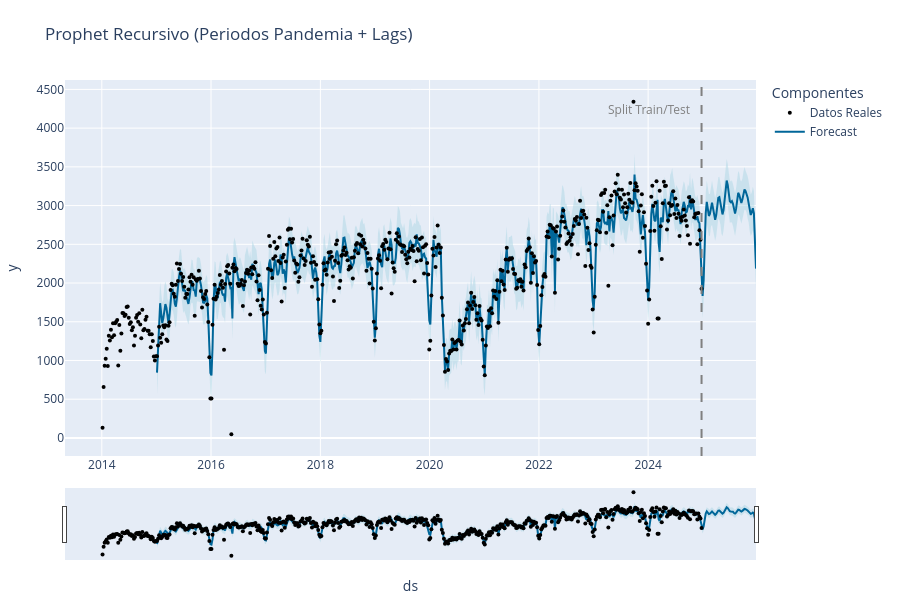

Write notebook code for a chart like this one.
### Markdown cell above
##### 3.6.4.4 Predicción a futuro usando los datos completos

### Code cell
r_forecast, adj_forecast, models = recursive_lag_forecast(train_data=data_prophet, horizon_weeks=horizon_weeks, 
                                                          freq='W-MON', params=params, lags=lags, target_lag_col='y')
full_r_forecast = pd.concat([adj_forecast, r_forecast], ignore_index=True)
fig = plot_predictions(forecast_df=full_r_forecast, split_date=data_prophet['ds'].iloc[-1], 
                       title="Prophet Recursivo (Periodos Pandemia + Lags)", 
                       data=data_prophet, width=900, height=600)

### Figure 1 — Plotly figure (JSON) as saved in the notebook; plotly's stock layout.template omitted (floating-point values rounded to 4 significant figures; data arrays with more than 128 entries replaced by an {"elided": "..."} marker saying what was removed)
{"data": [{"line": {"width": 0}, "mode": "lines", "name": "Límite Superior", "showlegend": false, "type": "scatter", "x": {"elided": "573 str values"}, "y": {"elided": "573 float values"}}, {"fill": "tonexty", "fillcolor": "rgba(173, 216, 230, 0.5)", "line": {"width": 0}, "mode": "lines", "name": "Límite Inferior", "showlegend": false, "type": "scatter", "x": {"elided": "573 str values"}, "y": {"elided": "573 float values"}}, {"line": {"color": "rgb(0, 102, 153)", "width": 2}, "mode": "lines", "name": "Forecast", "type": "scatter", "x": {"elided": "573 str values"}, "y": {"elided": "573 float values"}}, {"marker": {"color": "black", "size": 4}, "mode": "markers", "name": "Datos Reales", "type": "scatter", "x": {"elided": "573 str values"}, "y": {"elided": "573 float values"}}], "layout": {"annotations": [{"font": {"color": "gray"}, "showarrow": false, "text": "Split Train/Test", "x": "2024-12-23 00:00:00", "xanchor": "right", "xshift": -10, "y": 0.95, "yref": "paper"}], "height": 600, "hovermode": "x unified", "legend": {"title": {"text": "Componentes"}}, "margin": {"b": 40, "l": 40, "r": 40, "t": 80}, "shapes": [{"line": {"color": "gray", "dash": "dash", "width": 2}, "type": "line", "x0": "2024-12-23 00:00:00", "x1": "2024-12-23 00:00:00", "xref": "x", "y0": 0, "y1": 1, "yref": "y domain"}], "title": {"text": "Prophet Recursivo (Periodos Pandemia + Lags)"}, "width": 900, "xaxis": {"rangeslider": {"visible": true}, "title": {"text": "ds"}}, "yaxis": {"title": {"text": "y"}}}}
